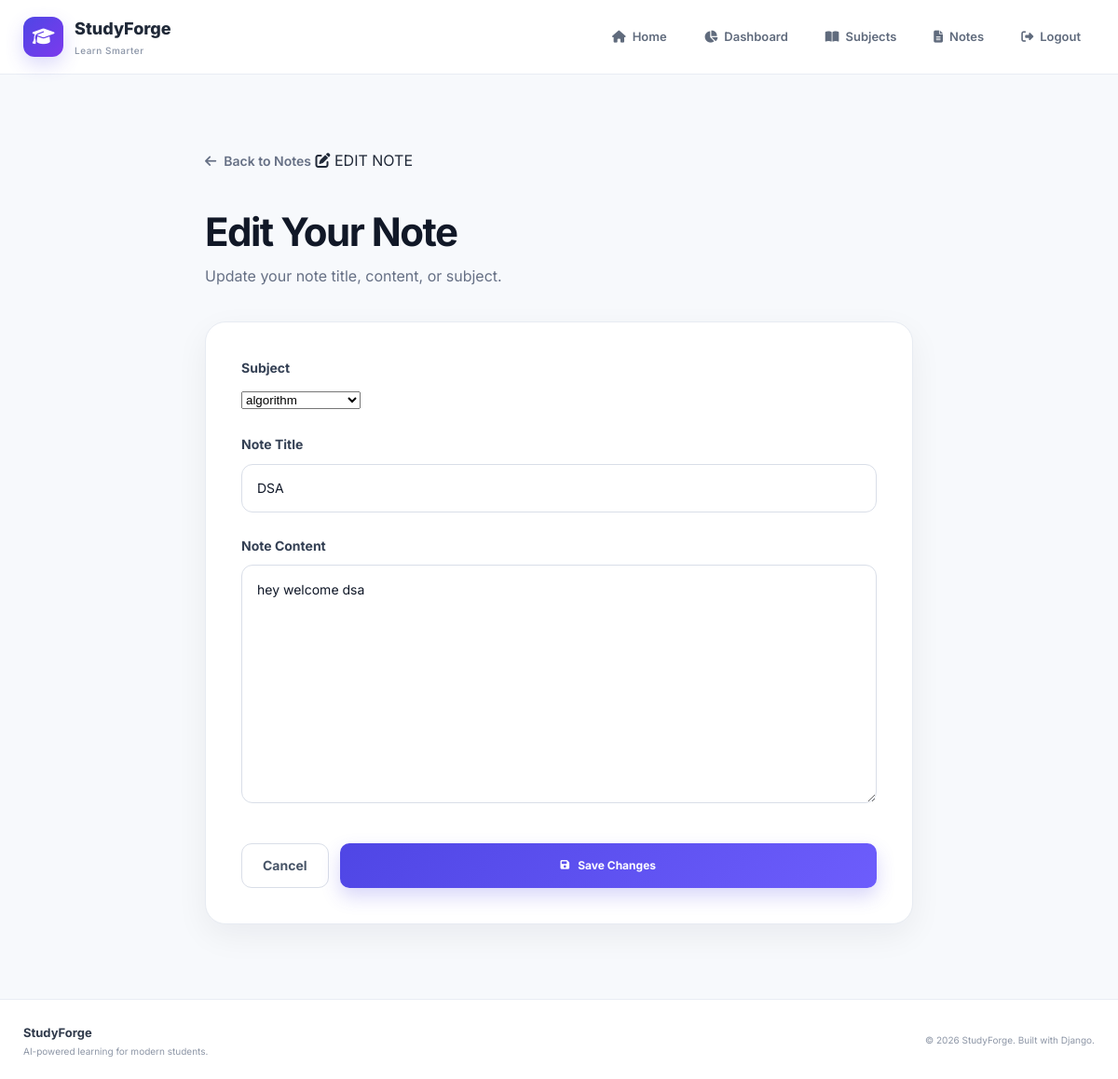
/notes/edit/2/ (signed in), run on the app's committed database.
### accounts/models.py (models this page shows, shortened)
class Note(models.Model):
    user = models.ForeignKey(
        User,
        on_delete=models.CASCADE
    )
    subject = models.ForeignKey(
        Subject,
        on_delete=models.CASCADE,
        related_name='notes'
    )
    title = models.CharField(
        max_length=200
    )
    content = models.TextField()
    created_at = models.DateTimeField(
        auto_now_add=True
    )
    updated_at = models.DateTimeField(
        auto_now=True
    )

class Subject(models.Model):
    user = models.ForeignKey(
        User,
        on_delete=models.CASCADE
    )
    name = models.CharField(
        max_length=100
    )
    description = models.TextField(
        blank=True
    )
    created_at = models.DateTimeField(
        auto_now_add=True
    )

### accounts/views.py (the view, shortened to what this page needs)
@login_required(login_url='login')
def edit_note(request, note_id):
    note = get_object_or_404(
        Note,
        id=note_id,
        user=request.user
    )
    subjects = Subject.objects.filter(user=request.user)
    return render(request, 'edit_note.html', {
        'note': note,
        'subjects': subjects
    })

### accounts/templates/edit_note.html (shortened to what this page needs)
{% extends 'base.html' %}
{% block content %}
<section class="create-subject-section">
    <div class="create-subject-container">
        <div class="create-subject-header">
            <a href="{% url 'notes' %}" class="back-link">
                <i class="fa-solid fa-arrow-left"></i>
                Back to Notes
            </a>
            <span class="dashboard-badge">
                <i class="fa-solid fa-pen-to-square"></i>
                EDIT NOTE
            </span>
            <h1>Edit Your Note</h1>
            <p>
                Update your note title, content, or subject.
            </p>
        </div>
        <div class="subject-form-card">
            <form method="POST">
                <div class="form-group">
                    <label for="subject">
                        Subject
                    </label>
                    <select
                        name="subject"
                        id="subject"
                        required
                    >
                        {% for subject in subjects %}
                            <option
                                value="{{ subject.id }}"
                                {% if subject.id == note.subject.id %}selected{% endif %}
                            >
                                {{ subject.name }}
                            </option>
                        {% endfor %}
                    </select>
                </div>
                <div class="form-group">
                    <label for="title">
                        Note Title
                    </label>
                    <input
                        type="text"
                        name="title"
                        id="title"
                        value="{{ note.title }}"
                        maxlength="200"
                        placeholder="Enter note title"
                        required
                    >
                </div>
                <div class="form-group">
                    <label for="content">
                        Note Content
                    </label>
                    <textarea
                        name="content"
                        id="content"
                        rows="10"
                        placeholder="Write your study note here..."
                        required
                    >{{ note.content }}</textarea>
                </div>
                <div class="subject-form-actions">
                    <a
                        href="{% url 'notes' %}"
                        class="cancel-button"
                    >
                        Cancel
                    </a>
                    <button
                        type="submit"
                        class="register-button"
                    >
                        <i class="fa-solid fa-floppy-disk"></i>
                        Save Changes
                    </button>
                </div>
            </form>
        </div>
    </div>
</section>
{% endblock %}

### accounts/static/style.css (style rules this page uses)
* { margin: 0; padding: 0; box-sizing: border-box; }
html { scroll-behavior: smooth; }
body { font-family: 'Inter', sans-serif; background: #f8fafc; color: #202938; line-height: 1.6; }
a { text-decoration: none; color: inherit; }
button, input { font-family: inherit; }
.form-group { width: 100%; }
.form-group label { display: block; color: #354052; font-size: 11px; font-weight: 700; margin-bottom: 7px; }
.register-button { width: 100%; height: 48px; border: none; border-radius: 10px; background: linear-gradient( 135deg, #4f46e5, #6d5dfc ); color: white; font-size: 12px; font-weight: 700; cursor: pointer; display: flex; align-items: center; justify-content: center; gap: 9px; margin-top: 5px; box-shadow: 0 9px 20px rgba(79, 70, 229, 0.22); transition: 0.25s ease; }
.register-button i { font-size: 11px; transition: 0.25s ease; }
.subjects-section, .create-subject-section { padding: 80px 24px; min-height: calc(100vh - 150px); background: #f7f9fc; }
.subjects-container, .create-subject-container { max-width: 1180px; margin: 0 auto; }
.subjects-header h1, .create-subject-header h1 { margin: 16px 0 10px; font-size: 42px; line-height: 1.15; color: #111827; letter-spacing: -1.5px; }
.subjects-header p, .create-subject-header p { margin: 0; max-width: 600px; color: #667085; font-size: 16px; line-height: 1.7; }
.create-subject-container { max-width: 760px; }
.create-subject-header { margin-bottom: 35px; }
.back-link { display: inline-flex; align-items: center; gap: 8px; margin-bottom: 25px; color: #667085; font-size: 14px; font-weight: 600; text-decoration: none; transition: 0.2s ease; }
.subject-form-card { padding: 38px; background: #ffffff; border: 1px solid #e7ebf2; border-radius: 22px; box-shadow: 0 12px 35px rgba(15, 23, 42, 0.06); }
.subject-form-card .form-group { margin-bottom: 25px; }
.subject-form-card label { display: block; margin-bottom: 9px; color: #344054; font-size: 14px; font-weight: 700; }
.subject-form-card input, .subject-form-card textarea { width: 100%; box-sizing: border-box; border: 1px solid #d9dee8; border-radius: 12px; background: #ffffff; color: #101828; font-family: inherit; font-size: 14px; outline: none; transition: 0.2s ease; }
.subject-form-card input { height: 52px; padding: 0 16px; }
.subject-form-card textarea { padding: 15px 16px; resize: vertical; min-height: 130px; line-height: 1.6; }
.subject-form-actions { display: flex; justify-content: flex-end; align-items: center; gap: 12px; padding-top: 10px; }
.cancel-button { height: 48px; padding: 0 22px; display: inline-flex; align-items: center; justify-content: center; border: 1px solid #d9dee8; border-radius: 11px; background: #ffffff; color: #475467; font-size: 14px; font-weight: 700; text-decoration: none; transition: 0.2s ease; }
.subject-form-actions .register-button { margin: 0; border: none; cursor: pointer; }

### data on the page
Note: subject "algorithm", title "DSA", content "hey welcome dsa"
